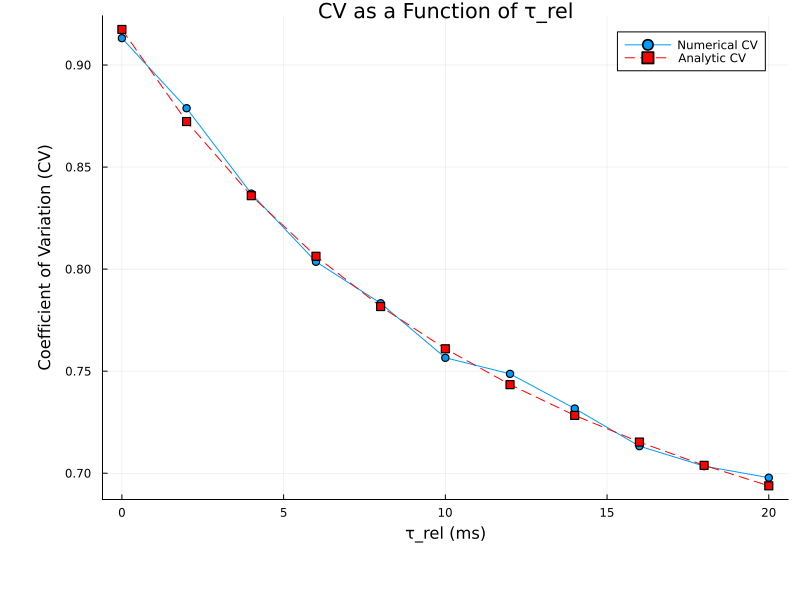

Generate this figure with Julia:
using Distributions
using Plots
using Statistics
using Measures
using QuadGK

# Analytical solution for ρ(τ)
function rho_analytical(τ, λ, τ_abs, τ_rel)
    if τ <= τ_abs
        return 0.0
    else
        H_τ = λ * (1 - exp(-(τ - τ_abs) / τ_rel))
        S_τ = exp(-λ * (τ - τ_abs - τ_rel + τ_rel * exp(-(τ - τ_abs) / τ_rel)))
        return H_τ * S_τ
    end
end

function simulate_spike_times(λ, τ_abs, τ_rel, T, dt)
    t = 0.0
    spike_times = []
    while t < T
        # Calculate hazard rate at current time, considering λ in Hz and converting dt to seconds for this calculation
        rate = λ * (1 - exp(-(t - (isempty(spike_times) ? 0 : spike_times[end])-τ_abs) / τ_rel))
        p_spike = 1 - exp(-rate * dt / 1000)  # Convert dt to seconds for this calculation because λ is in Hz
        if rand() < p_spike
            push!(spike_times, t)
            t += τ_abs  # Ensure τ_abs is in ms, consistent with t and dt
            #to the next iteration
            continue
        end
        t += dt
    end
    return spike_times
end




# Corrected function for numerical estimation and plotting
function estimate_rho(spike_times, τ_abs, τ_rel, λ)
    isi = diff(spike_times)
    # Assuming continuous intervals for plotting
    τ_vals = minimum(isi):0.001:maximum(isi)
    ρ_analytical_vals = [rho_analytical(τ, λ/1000, τ_abs, τ_rel) for τ in τ_vals]

    # Plot numerical estimation as histogram
    histogram(isi, bins=100, normed=true, alpha=0.5, label="Numerical τ_abs=$τ_abs, τ_rel=$τ_rel",left_margin=20mm,bottom_margin=20mm,size=(800,600))

    # Overlay analytical solution
    plot!(τ_vals, ρ_analytical_vals, label="Analytical τ_abs=$τ_abs, τ_rel=$τ_rel", lw=2)
end


# Function to compute CV from spike times
function compute_cv(spike_times)
    isi = diff(spike_times)
    return std(isi) / mean(isi)
end

function rho(tau, lambda, tau_rel, tau_abs)
    return lambda * (1 - exp(-(tau - tau_abs) / tau_rel)) * exp(-lambda * (tau - tau_abs + tau_rel * exp(-(tau - tau_abs) / tau_rel) - tau_rel))
end


# Function to compute the analytic CV
function compute_analytic_cv(lambda, tau_abs, tau_rel)
    mean_int, _ = quadgk(tau -> tau * rho(tau, lambda, tau_rel, tau_abs), tau_abs, Inf)
    second_moment_int, _ = quadgk(tau -> tau^2 * rho(tau, lambda, tau_rel, tau_abs), tau_abs, Inf)
    cv = sqrt(second_moment_int - mean_int^2) / mean_int
    return cv
end

# Initialize parameters
λ = 30.0 / 1000  # Hz to kHz for consistency with ms
τ_abs = 3.0  # ms, fixed absolute refractory period
τ_rel_values = 0:2:20  # ms, range of relative refractory periods
num_simulations = 1  # Number of simulations per τ_rel value
ind = 0

# Arrays to store results
τ_rel_array = collect(τ_rel_values)
cv_means = []
cv_analytic_array = []


for τ_rel in τ_rel_values
    global ind
    println(ind)
    ind += 1
    cvs = Float64[]  # To store CVs for each simulation
    for sim in 1:num_simulations
        spike_times = simulate_spike_times(λ * 1000, τ_abs, τ_rel, 1e6, 0.1)  # Adjust λ back to Hz
        cv = compute_cv(spike_times)
        push!(cvs, cv)
    end
    push!(cv_means, mean(cvs))  # Compute and store the average CV
    
    # Compute and store the analytic CV
    analytic_cv = compute_analytic_cv(λ, τ_abs, τ_rel)
    push!(cv_analytic_array, analytic_cv)
end

# Plotting both numerical and analytic CV as functions of τ_rel
p = plot(τ_rel_array, cv_means, xlabel="τ_rel (ms)", ylabel="Coefficient of Variation (CV)", 
         title="CV as a Function of τ_rel", label="Numerical CV", marker=:circle, legend=:topright, size=(800,600),left_margin=20mm,bottom_margin=20mm)

plot!(p, τ_rel_array, cv_analytic_array, label="Analytic CV", marker=:square, line=:dash, color=:red)

# Save the plot
savefig(p, "p3_z.png")
